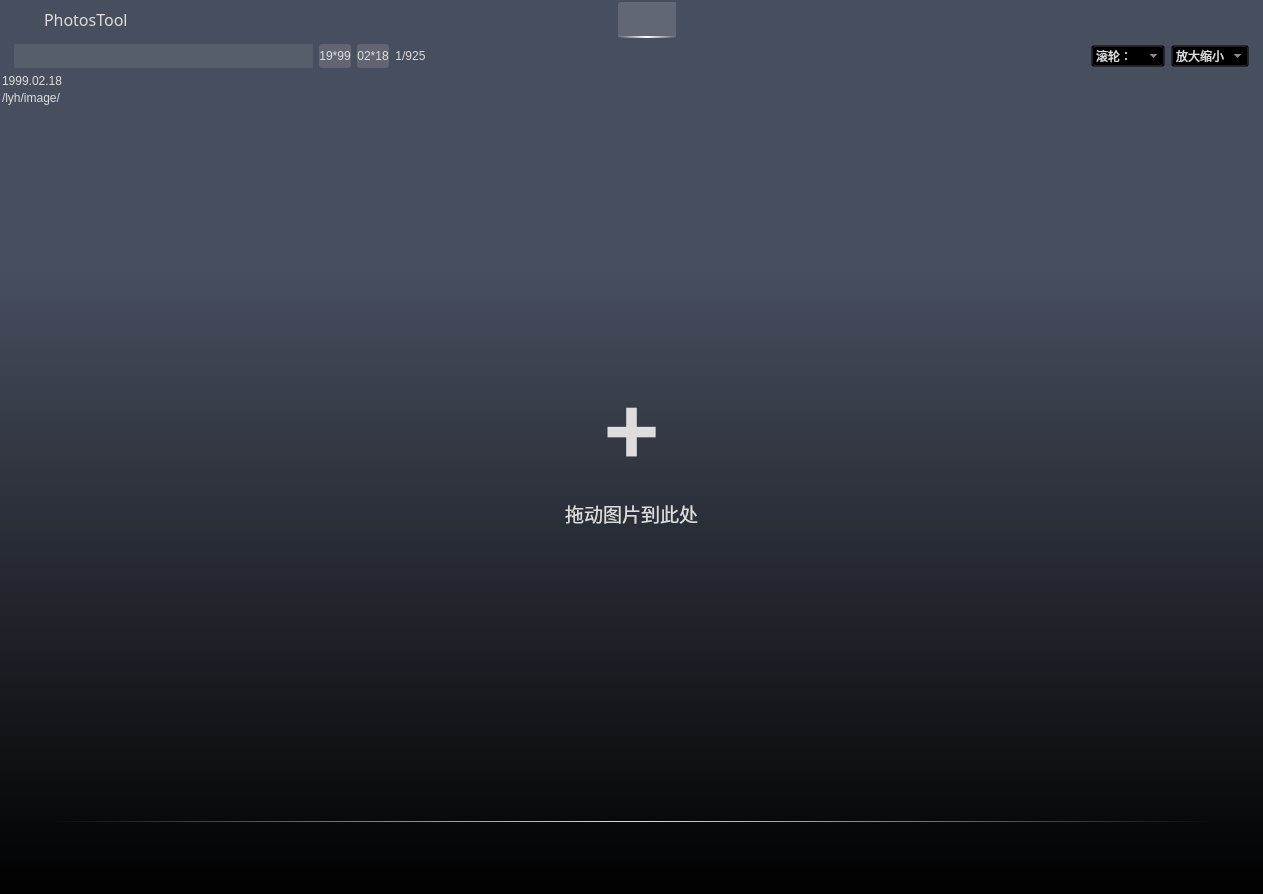
<?xml version="1.0" encoding="UTF-8"?>
<ui version="4.0">
 <class>PhotosTool</class>
 <widget class="QMainWindow" name="PhotosTool">
  <property name="windowModality">
   <enum>Qt::NonModal</enum>
  </property>
  <property name="geometry">
   <rect>
    <x>0</x>
    <y>0</y>
    <width>1263</width>
    <height>894</height>
   </rect>
  </property>
  <property name="mouseTracking">
   <bool>true</bool>
  </property>
  <property name="contextMenuPolicy">
   <enum>Qt::NoContextMenu</enum>
  </property>
  <property name="acceptDrops">
   <bool>true</bool>
  </property>
  <property name="windowTitle">
   <string>PhotosTool</string>
  </property>
  <property name="styleSheet">
   <string notr="true">#MainWindow{background-color:#ffffff;border-top-left-radius: 6px;border-top-right-radius: 6px;}
#centralwidget{background: qlineargradient(x1:1,y1:1,x2:1,y2:0,stop:0 #000000, stop:0.7 #474e5e);}
#widget_center{background: transparent;}
QWidget{color:#dddddd;}

QPushButton{border-radius: 3px;border:0px solid #474e5e;background-color:rgba(170,170,170,64);color:#DDDDDD;height:24;}
QPushButton:hover{background: qlineargradient(x1:1,y1:1,x2:1,y2:0,stop:0 #f4716e, stop:0.5 transparent);}
QPushButton:pressed{background: qlineargradient(x1:1,y1:1,x2:1,y2:0,stop:0 #42f875, stop:0.5 transparent);}
QPushButton::disabled{background-color:#7d7d7d;}

QLineEdit{background-color:transparent;}
QTextEdit{background-color:transparent;}

QComboBox{background-color:transparent;color:#dddddd;}
QComboBox QAbstractItemView{background-color:transparent;color:#dddddd;}

QHeaderView::section {background-color:transparent}
QTabBar::tab{background-color:rgb(100,100,100);}
QTabBar::tab::selected{background-color:rgb(66,66,66);}

QTreeView::branch:open:has-children:!has-siblings,
QTreeView::branch:open:has-children:has-siblings {image: url(./res/retract.png);}
QTreeView::branch:has-children:!has-siblings:closed,
QTreeView::branch:closed:has-children:has-siblings {image: url(./res/expand.png);}

QToolButton{border-radius: 3px;border:0px solid #474e5e;background-color:transparent;color:#DDDDDD;height:24;}
QToolButton:hover{background: qlineargradient(x1:1,y1:1,x2:1,y2:0,stop:0 #f4716e, stop:0.5 transparent);}
QToolButton:pressed{background: qlineargradient(x1:1,y1:1,x2:1,y2:0,stop:0 #42f875, stop:0.5 transparent);}
QToolButton::disabled{background-color:#7d7d7d;}</string>
  </property>
  <property name="toolButtonStyle">
   <enum>Qt::ToolButtonIconOnly</enum>
  </property>
  <widget class="QWidget" name="centralwidget">
   <property name="mouseTracking">
    <bool>true</bool>
   </property>
   <property name="acceptDrops">
    <bool>true</bool>
   </property>
   <layout class="QGridLayout" name="gridLayout">
    <property name="leftMargin">
     <number>2</number>
    </property>
    <property name="topMargin">
     <number>2</number>
    </property>
    <property name="rightMargin">
     <number>2</number>
    </property>
    <property name="bottomMargin">
     <number>2</number>
    </property>
    <property name="spacing">
     <number>0</number>
    </property>
    <item row="4" column="0">
     <widget class="QWidget" name="widget_image_list" native="true">
      <property name="sizePolicy">
       <sizepolicy hsizetype="Preferred" vsizetype="Maximum">
        <horstretch>0</horstretch>
        <verstretch>0</verstretch>
       </sizepolicy>
      </property>
      <property name="cursor">
       <cursorShape>ArrowCursor</cursorShape>
      </property>
      <layout class="QVBoxLayout" name="verticalLayout">
       <property name="spacing">
        <number>2</number>
       </property>
       <property name="leftMargin">
        <number>48</number>
       </property>
       <property name="topMargin">
        <number>9</number>
       </property>
       <property name="rightMargin">
        <number>48</number>
       </property>
       <property name="bottomMargin">
        <number>0</number>
       </property>
       <item>
        <widget class="QWidget" name="widget_image_list_show" native="true">
         <property name="minimumSize">
          <size>
           <width>0</width>
           <height>13</height>
          </size>
         </property>
         <property name="maximumSize">
          <size>
           <width>16777215</width>
           <height>13</height>
          </size>
         </property>
         <layout class="QGridLayout" name="gridLayout_2">
          <property name="leftMargin">
           <number>0</number>
          </property>
          <property name="topMargin">
           <number>0</number>
          </property>
          <property name="rightMargin">
           <number>0</number>
          </property>
          <property name="bottomMargin">
           <number>0</number>
          </property>
          <property name="spacing">
           <number>0</number>
          </property>
          <item row="1" column="0" colspan="4">
           <widget class="QLabel" name="label">
            <property name="sizePolicy">
             <sizepolicy hsizetype="Minimum" vsizetype="Preferred">
              <horstretch>0</horstretch>
              <verstretch>0</verstretch>
             </sizepolicy>
            </property>
            <property name="minimumSize">
             <size>
              <width>0</width>
              <height>1</height>
             </size>
            </property>
            <property name="maximumSize">
             <size>
              <width>16777215</width>
              <height>1</height>
             </size>
            </property>
            <property name="styleSheet">
             <string notr="true">background: qlineargradient(x1:0,y1:1,x2:1,y2:1,stop:0 transparent, stop:0.5 #dddddd,stop:1 transparent);</string>
            </property>
            <property name="text">
             <string/>
            </property>
           </widget>
          </item>
          <item row="0" column="1">
           <widget class="QLabel" name="label_2">
            <property name="minimumSize">
             <size>
              <width>48</width>
              <height>12</height>
             </size>
            </property>
            <property name="maximumSize">
             <size>
              <width>48</width>
              <height>12</height>
             </size>
            </property>
            <property name="styleSheet">
             <string notr="true">border-image:url(./res/down_img.png) 0 0 0  stretch stretch;background-color:transparent;</string>
            </property>
            <property name="text">
             <string/>
            </property>
            <property name="alignment">
             <set>Qt::AlignCenter</set>
            </property>
           </widget>
          </item>
          <item row="0" column="0">
           <spacer name="horizontalSpacer_2">
            <property name="orientation">
             <enum>Qt::Horizontal</enum>
            </property>
            <property name="sizeHint" stdset="0">
             <size>
              <width>40</width>
              <height>20</height>
             </size>
            </property>
           </spacer>
          </item>
          <item row="0" column="3">
           <spacer name="horizontalSpacer">
            <property name="orientation">
             <enum>Qt::Horizontal</enum>
            </property>
            <property name="sizeHint" stdset="0">
             <size>
              <width>40</width>
              <height>20</height>
             </size>
            </property>
           </spacer>
          </item>
         </layout>
        </widget>
       </item>
       <item>
        <widget class="QScrollArea" name="scrollArea_image_list">
         <property name="minimumSize">
          <size>
           <width>0</width>
           <height>68</height>
          </size>
         </property>
         <property name="maximumSize">
          <size>
           <width>16777215</width>
           <height>68</height>
          </size>
         </property>
         <property name="focusPolicy">
          <enum>Qt::ClickFocus</enum>
         </property>
         <property name="styleSheet">
          <string notr="true">QWidget{border-radius: 0px;background-color:transparent;}
QScrollBar:vertical{width:4;background:transparent;padding-top:0px;padding-bottom:0px;}
QScrollBar::handle:vertical{background: #575e6e;border-radius:2px;}
QScrollBar::handle:vertical:hover{background:#676e7e;border-radius:2px;}
QScrollBar::sub-line:vertical {background:transparent;height:0px}
QScrollBar::add-line:vertical {background:transparent;height:0px}
QScrollBar::add-page:vertical{background: transparent;border-bottom-left-radius: 2px;border-bottom-right-radius: 2px;}
QScrollBar::sub-page:vertical{background: transparent;border-top-left-radius: 2px;border-top-right-radius: 2px;}

QScrollBar:horizontal {height:4;background:transparent;padding-top:0px;padding-bottom:0px;}
QScrollBar::handle:horizontal {background: #575e6e;border-radius:2px;}
QScrollBar::handle:horizontal:hover{background: #676e7e;border-radius:2px;}
QScrollBar::sub-line:horizontal  {background:transparent;height:0px}
QScrollBar::add-line:horizontal  {background:transparent;height:0px}
QScrollBar::add-page:horizontal {background:transparent;border-bottom-left-radius: 2px;border-bottom-right-radius: 2px;}
QScrollBar::sub-page:horizontal {background:transparent;border-top-left-radius: 2px;border-top-right-radius: 2px;}</string>
         </property>
         <property name="widgetResizable">
          <bool>true</bool>
         </property>
         <property name="alignment">
          <set>Qt::AlignCenter</set>
         </property>
         <widget class="QWidget" name="scrollAreaWidgetContents">
          <property name="geometry">
           <rect>
            <x>0</x>
            <y>0</y>
            <width>1163</width>
            <height>68</height>
           </rect>
          </property>
         </widget>
        </widget>
       </item>
      </layout>
     </widget>
    </item>
    <item row="3" column="0">
     <widget class="QWidget" name="widget_center" native="true">
      <layout class="QGridLayout" name="gridLayout_3">
       <property name="leftMargin">
        <number>0</number>
       </property>
       <property name="topMargin">
        <number>0</number>
       </property>
       <property name="rightMargin">
        <number>0</number>
       </property>
       <property name="bottomMargin">
        <number>0</number>
       </property>
       <property name="spacing">
        <number>0</number>
       </property>
       <item row="0" column="0">
        <widget class="QLabel" name="label_main_image">
         <property name="minimumSize">
          <size>
           <width>100</width>
           <height>100</height>
          </size>
         </property>
         <property name="cursor">
          <cursorShape>ArrowCursor</cursorShape>
         </property>
         <property name="focusPolicy">
          <enum>Qt::ClickFocus</enum>
         </property>
         <property name="acceptDrops">
          <bool>true</bool>
         </property>
         <property name="text">
          <string>&lt;html&gt;&lt;head/&gt;&lt;body&gt;&lt;p align=&quot;center&quot;&gt;&lt;span style=&quot; font-size:72pt; font-weight:600;&quot;&gt;+&lt;/span&gt;&lt;/p&gt;&lt;p align=&quot;center&quot;&gt;&lt;span style=&quot; font-size:14pt;&quot;&gt;拖动图片到此处&lt;/span&gt;&lt;/p&gt;&lt;/body&gt;&lt;/html&gt;</string>
         </property>
         <property name="alignment">
          <set>Qt::AlignCenter</set>
         </property>
        </widget>
       </item>
      </layout>
     </widget>
    </item>
    <item row="1" column="0">
     <widget class="QWidget" name="widget_image_tools" native="true">
      <property name="minimumSize">
       <size>
        <width>0</width>
        <height>36</height>
       </size>
      </property>
      <property name="maximumSize">
       <size>
        <width>16777215</width>
        <height>36</height>
       </size>
      </property>
      <property name="cursor">
       <cursorShape>ArrowCursor</cursorShape>
      </property>
      <layout class="QHBoxLayout" name="horizontalLayout_4">
       <property name="spacing">
        <number>0</number>
       </property>
       <property name="leftMargin">
        <number>12</number>
       </property>
       <property name="topMargin">
        <number>0</number>
       </property>
       <property name="rightMargin">
        <number>12</number>
       </property>
       <property name="bottomMargin">
        <number>0</number>
       </property>
       <item>
        <widget class="QWidget" name="widget_image_info" native="true">
         <layout class="QHBoxLayout" name="horizontalLayout_5">
          <property name="leftMargin">
           <number>0</number>
          </property>
          <property name="topMargin">
           <number>0</number>
          </property>
          <property name="rightMargin">
           <number>0</number>
          </property>
          <property name="bottomMargin">
           <number>0</number>
          </property>
          <item>
           <widget class="QLineEdit" name="lineEdit_image_name">
            <property name="sizePolicy">
             <sizepolicy hsizetype="Preferred" vsizetype="Fixed">
              <horstretch>0</horstretch>
              <verstretch>0</verstretch>
             </sizepolicy>
            </property>
            <property name="minimumSize">
             <size>
              <width>0</width>
              <height>24</height>
             </size>
            </property>
            <property name="maximumSize">
             <size>
              <width>16777215</width>
              <height>24</height>
             </size>
            </property>
            <property name="focusPolicy">
             <enum>Qt::ClickFocus</enum>
            </property>
            <property name="toolTip">
             <string>文件名，修改可直接生效</string>
            </property>
            <property name="styleSheet">
             <string notr="true">background-color: rgba(232, 232, 232,24);border-radius: 0px;</string>
            </property>
           </widget>
          </item>
          <item>
           <widget class="QPushButton" name="pushButton_image_size">
            <property name="sizePolicy">
             <sizepolicy hsizetype="Maximum" vsizetype="Fixed">
              <horstretch>0</horstretch>
              <verstretch>0</verstretch>
             </sizepolicy>
            </property>
            <property name="focusPolicy">
             <enum>Qt::ClickFocus</enum>
            </property>
            <property name="toolTip">
             <string>图像大小</string>
            </property>
            <property name="text">
             <string>19*99</string>
            </property>
           </widget>
          </item>
          <item>
           <widget class="QPushButton" name="pushButton_image_pix">
            <property name="sizePolicy">
             <sizepolicy hsizetype="Maximum" vsizetype="Fixed">
              <horstretch>0</horstretch>
              <verstretch>0</verstretch>
             </sizepolicy>
            </property>
            <property name="focusPolicy">
             <enum>Qt::ClickFocus</enum>
            </property>
            <property name="toolTip">
             <string>图像尺寸</string>
            </property>
            <property name="text">
             <string>02*18</string>
            </property>
           </widget>
          </item>
          <item>
           <widget class="QLabel" name="label_image_number">
            <property name="sizePolicy">
             <sizepolicy hsizetype="Maximum" vsizetype="Preferred">
              <horstretch>0</horstretch>
              <verstretch>0</verstretch>
             </sizepolicy>
            </property>
            <property name="toolTip">
             <string>图像位置</string>
            </property>
            <property name="text">
             <string>1/925</string>
            </property>
            <property name="alignment">
             <set>Qt::AlignCenter</set>
            </property>
           </widget>
          </item>
         </layout>
        </widget>
       </item>
       <item>
        <widget class="QWidget" name="widget" native="true">
         <layout class="QHBoxLayout" name="horizontalLayout_6">
          <property name="leftMargin">
           <number>0</number>
          </property>
          <property name="topMargin">
           <number>0</number>
          </property>
          <property name="rightMargin">
           <number>0</number>
          </property>
          <property name="bottomMargin">
           <number>0</number>
          </property>
          <item>
           <widget class="QToolButton" name="toolButton_image_full">
            <property name="minimumSize">
             <size>
              <width>24</width>
              <height>24</height>
             </size>
            </property>
            <property name="maximumSize">
             <size>
              <width>24</width>
              <height>24</height>
             </size>
            </property>
            <property name="toolTip">
             <string>全屏显示</string>
            </property>
            <property name="styleSheet">
             <string notr="true">QToolButton{border-image:url(./res/image_full.png);background-color:transparent;}
QToolButton:hover{border-image:url(./res/image_full_hover.png);}
QToolButton:pressed{border-image:url(./res/image_full_pressed.png);}</string>
            </property>
            <property name="text">
             <string/>
            </property>
           </widget>
          </item>
          <item>
           <widget class="QToolButton" name="toolButton_image_max">
            <property name="minimumSize">
             <size>
              <width>24</width>
              <height>24</height>
             </size>
            </property>
            <property name="maximumSize">
             <size>
              <width>24</width>
              <height>24</height>
             </size>
            </property>
            <property name="toolTip">
             <string>适应大小</string>
            </property>
            <property name="styleSheet">
             <string notr="true">QToolButton{border-image:url(./res/image_max.png);background-color:transparent;}
QToolButton:hover{border-image:url(./res/image_max_hover.png);}
QToolButton:pressed{border-image:url(./res/image_max_pressed.png);}</string>
            </property>
            <property name="text">
             <string/>
            </property>
           </widget>
          </item>
          <item>
           <widget class="QToolButton" name="toolButton_image_bigger">
            <property name="minimumSize">
             <size>
              <width>24</width>
              <height>24</height>
             </size>
            </property>
            <property name="maximumSize">
             <size>
              <width>24</width>
              <height>24</height>
             </size>
            </property>
            <property name="toolTip">
             <string>放大</string>
            </property>
            <property name="styleSheet">
             <string notr="true">QToolButton{border-image:url(./res/image_bigger.png);background-color:transparent;}
QToolButton:hover{border-image:url(./res/image_bigger_hover.png);}
QToolButton:pressed{border-image:url(./res/image_bigger_pressed.png);}</string>
            </property>
            <property name="text">
             <string/>
            </property>
           </widget>
          </item>
          <item>
           <widget class="QToolButton" name="toolButton_image_small">
            <property name="minimumSize">
             <size>
              <width>24</width>
              <height>24</height>
             </size>
            </property>
            <property name="maximumSize">
             <size>
              <width>24</width>
              <height>24</height>
             </size>
            </property>
            <property name="toolTip">
             <string>缩小</string>
            </property>
            <property name="styleSheet">
             <string notr="true">QToolButton{border-image:url(./res/image_small.png);background-color:transparent;}
QToolButton:hover{border-image:url(./res/image_small_hover.png);}
QToolButton:pressed{border-image:url(./res/image_small_pressed.png);}</string>
            </property>
            <property name="text">
             <string/>
            </property>
           </widget>
          </item>
          <item>
           <widget class="QToolButton" name="toolButton_image_prev">
            <property name="minimumSize">
             <size>
              <width>24</width>
              <height>24</height>
             </size>
            </property>
            <property name="maximumSize">
             <size>
              <width>24</width>
              <height>24</height>
             </size>
            </property>
            <property name="toolTip">
             <string>上一张</string>
            </property>
            <property name="styleSheet">
             <string notr="true">QToolButton{border-image:url(./res/image_prev.png);background-color:transparent;}
QToolButton:hover{border-image:url(./res/image_prev_hover.png);}
QToolButton:pressed{border-image:url(./res/image_prev_pressed.png);}</string>
            </property>
            <property name="text">
             <string/>
            </property>
           </widget>
          </item>
          <item>
           <widget class="QToolButton" name="toolButton_image_next">
            <property name="minimumSize">
             <size>
              <width>24</width>
              <height>24</height>
             </size>
            </property>
            <property name="maximumSize">
             <size>
              <width>24</width>
              <height>24</height>
             </size>
            </property>
            <property name="toolTip">
             <string>下一张</string>
            </property>
            <property name="styleSheet">
             <string notr="true">QToolButton{border-image:url(./res/image_next.png);background-color:transparent;}
QToolButton:hover{border-image:url(./res/image_next_hover.png);}
QToolButton:pressed{border-image:url(./res/image_next_pressed.png);}</string>
            </property>
            <property name="text">
             <string/>
            </property>
           </widget>
          </item>
          <item>
           <widget class="QToolButton" name="toolButton_left_rotate">
            <property name="minimumSize">
             <size>
              <width>24</width>
              <height>24</height>
             </size>
            </property>
            <property name="maximumSize">
             <size>
              <width>24</width>
              <height>24</height>
             </size>
            </property>
            <property name="toolTip">
             <string>左旋转90°</string>
            </property>
            <property name="styleSheet">
             <string notr="true">QToolButton{border-image:url(./res/image_left_rotate.png);background-color:transparent;}
QToolButton:hover{border-image:url(./res/image_left_rotate_hover.png);}
QToolButton:pressed{border-image:url(./res/image_left_rotate_pressed.png);}</string>
            </property>
            <property name="text">
             <string/>
            </property>
           </widget>
          </item>
          <item>
           <widget class="QToolButton" name="toolButton_right_rotate">
            <property name="minimumSize">
             <size>
              <width>24</width>
              <height>24</height>
             </size>
            </property>
            <property name="maximumSize">
             <size>
              <width>24</width>
              <height>24</height>
             </size>
            </property>
            <property name="toolTip">
             <string>右旋转90°</string>
            </property>
            <property name="styleSheet">
             <string notr="true">QToolButton{border-image:url(./res/image_right_rotate.png);background-color:transparent;}
QToolButton:hover{border-image:url(./res/image_right_rotate_hover.png);}
QToolButton:pressed{border-image:url(./res/image_right_rotate_pressed.png);}</string>
            </property>
            <property name="text">
             <string/>
            </property>
           </widget>
          </item>
          <item>
           <widget class="QToolButton" name="toolButton_image_delete">
            <property name="minimumSize">
             <size>
              <width>24</width>
              <height>24</height>
             </size>
            </property>
            <property name="maximumSize">
             <size>
              <width>24</width>
              <height>24</height>
             </size>
            </property>
            <property name="toolTip">
             <string>删除</string>
            </property>
            <property name="styleSheet">
             <string notr="true">QToolButton{border-image:url(./res/image_delete.png);background-color:transparent;}
QToolButton:hover{border-image:url(./res/image_delete_hover.png);}
QToolButton:pressed{border-image:url(./res/image_delete_pressed.png);}</string>
            </property>
            <property name="text">
             <string/>
            </property>
           </widget>
          </item>
          <item>
           <widget class="QToolButton" name="toolButton_image_info">
            <property name="minimumSize">
             <size>
              <width>24</width>
              <height>24</height>
             </size>
            </property>
            <property name="maximumSize">
             <size>
              <width>24</width>
              <height>24</height>
             </size>
            </property>
            <property name="toolTip">
             <string>图像信息</string>
            </property>
            <property name="styleSheet">
             <string notr="true">QToolButton{border-image:url(./res/image_info.png);background-color:transparent;}
QToolButton:hover{border-image:url(./res/image_info_hover.png);}
QToolButton:pressed{border-image:url(./res/image_info_pressed.png);}</string>
            </property>
            <property name="text">
             <string/>
            </property>
           </widget>
          </item>
         </layout>
        </widget>
       </item>
       <item>
        <widget class="QWidget" name="widget_2" native="true">
         <property name="layoutDirection">
          <enum>Qt::LeftToRight</enum>
         </property>
         <layout class="QHBoxLayout" name="horizontalLayout_7">
          <property name="leftMargin">
           <number>0</number>
          </property>
          <property name="topMargin">
           <number>0</number>
          </property>
          <property name="rightMargin">
           <number>0</number>
          </property>
          <property name="bottomMargin">
           <number>0</number>
          </property>
          <item>
           <widget class="QLabel" name="label_multiple">
            <property name="font">
             <font>
              <pointsize>10</pointsize>
              <weight>75</weight>
              <bold>true</bold>
             </font>
            </property>
            <property name="toolTip">
             <string>图像比例</string>
            </property>
            <property name="text">
             <string/>
            </property>
           </widget>
          </item>
          <item>
           <spacer name="horizontalSpacer_5">
            <property name="orientation">
             <enum>Qt::Horizontal</enum>
            </property>
            <property name="sizeType">
             <enum>QSizePolicy::Minimum</enum>
            </property>
            <property name="sizeHint" stdset="0">
             <size>
              <width>40</width>
              <height>20</height>
             </size>
            </property>
           </spacer>
          </item>
          <item>
           <widget class="QComboBox" name="comboBox_key">
            <property name="sizePolicy">
             <sizepolicy hsizetype="Maximum" vsizetype="Fixed">
              <horstretch>0</horstretch>
              <verstretch>0</verstretch>
             </sizepolicy>
            </property>
            <property name="focusPolicy">
             <enum>Qt::ClickFocus</enum>
            </property>
            <item>
             <property name="text">
              <string notr="true">滚轮：</string>
             </property>
            </item>
            <item>
             <property name="text">
              <string>上下键：</string>
             </property>
            </item>
            <item>
             <property name="text">
              <string>左右键：</string>
             </property>
            </item>
           </widget>
          </item>
          <item>
           <widget class="QComboBox" name="comboBox_wheel_type">
            <property name="sizePolicy">
             <sizepolicy hsizetype="Maximum" vsizetype="Fixed">
              <horstretch>0</horstretch>
              <verstretch>0</verstretch>
             </sizepolicy>
            </property>
            <property name="focusPolicy">
             <enum>Qt::ClickFocus</enum>
            </property>
            <item>
             <property name="text">
              <string>放大缩小</string>
             </property>
            </item>
            <item>
             <property name="text">
              <string>切换图片</string>
             </property>
            </item>
            <item>
             <property name="text">
              <string>旋转图片</string>
             </property>
            </item>
           </widget>
          </item>
         </layout>
        </widget>
       </item>
      </layout>
     </widget>
    </item>
    <item row="0" column="0">
     <widget class="QWidget" name="widget_title" native="true">
      <property name="minimumSize">
       <size>
        <width>0</width>
        <height>36</height>
       </size>
      </property>
      <property name="maximumSize">
       <size>
        <width>16777215</width>
        <height>36</height>
       </size>
      </property>
      <property name="cursor">
       <cursorShape>ArrowCursor</cursorShape>
      </property>
      <layout class="QHBoxLayout" name="horizontalLayout">
       <property name="leftMargin">
        <number>12</number>
       </property>
       <property name="topMargin">
        <number>0</number>
       </property>
       <property name="rightMargin">
        <number>12</number>
       </property>
       <property name="bottomMargin">
        <number>0</number>
       </property>
       <item>
        <widget class="QLabel" name="label_3">
         <property name="minimumSize">
          <size>
           <width>24</width>
           <height>24</height>
          </size>
         </property>
         <property name="maximumSize">
          <size>
           <width>24</width>
           <height>24</height>
          </size>
         </property>
         <property name="styleSheet">
          <string notr="true">border-image:url(:/img/res/LOGO-AT-PhotosTool.ico) 0 0 0  stretch stretch;background-color:transparent;</string>
         </property>
         <property name="text">
          <string/>
         </property>
        </widget>
       </item>
       <item>
        <widget class="QLabel" name="label_titel">
         <property name="font">
          <font>
           <family>Adobe 楷体 Std R</family>
          </font>
         </property>
         <property name="text">
          <string>&lt;html&gt;&lt;head/&gt;&lt;body&gt;&lt;p&gt;&lt;span style=&quot; font-size:12pt;&quot;&gt;PhotosTool&lt;/span&gt;&lt;/p&gt;&lt;/body&gt;&lt;/html&gt;</string>
         </property>
        </widget>
       </item>
       <item>
        <spacer name="horizontalSpacer_4">
         <property name="orientation">
          <enum>Qt::Horizontal</enum>
         </property>
         <property name="sizeHint" stdset="0">
          <size>
           <width>40</width>
           <height>20</height>
          </size>
         </property>
        </spacer>
       </item>
       <item>
        <widget class="QWidget" name="widget_main_tools" native="true">
         <property name="styleSheet">
          <string notr="true">#widget_main_tools{border-bottom:2px solid qlineargradient(x1:0,y1:1,x2:1,y2:1,stop:0 transparent, stop:0.5 #ffffff,stop:1 transparent);
background-color:rgba(255,255,255,36);border-top-left-radius: 3px;}</string>
         </property>
         <layout class="QHBoxLayout" name="horizontalLayout_3">
          <property name="leftMargin">
           <number>2</number>
          </property>
          <property name="topMargin">
           <number>2</number>
          </property>
          <property name="rightMargin">
           <number>2</number>
          </property>
          <property name="bottomMargin">
           <number>2</number>
          </property>
          <item>
           <widget class="QToolButton" name="toolButton_open_dir">
            <property name="minimumSize">
             <size>
              <width>24</width>
              <height>24</height>
             </size>
            </property>
            <property name="maximumSize">
             <size>
              <width>24</width>
              <height>24</height>
             </size>
            </property>
            <property name="toolTip">
             <string>打开文件所在目录</string>
            </property>
            <property name="styleSheet">
             <string notr="true">QToolButton{border-image:url(./res/open_dir.png);background-color:transparent;}
QToolButton:hover{border-image:url(./res/open_dir_hover.png);}
QToolButton:pressed{border-image:url(./res/open_dir_pressed.png);}</string>
            </property>
            <property name="text">
             <string/>
            </property>
           </widget>
          </item>
          <item>
           <widget class="QToolButton" name="toolButton_save_as">
            <property name="minimumSize">
             <size>
              <width>24</width>
              <height>24</height>
             </size>
            </property>
            <property name="maximumSize">
             <size>
              <width>24</width>
              <height>24</height>
             </size>
            </property>
            <property name="toolTip">
             <string>另存为</string>
            </property>
            <property name="styleSheet">
             <string notr="true">QToolButton{border-image:url(./res/save_as.png);background-color:transparent;}
QToolButton:hover{border-image:url(./res/save_as_hover.png);}
QToolButton:pressed{border-image:url(./res/save_as_pressed.png);}</string>
            </property>
            <property name="text">
             <string/>
            </property>
           </widget>
          </item>
         </layout>
        </widget>
       </item>
       <item>
        <spacer name="horizontalSpacer_3">
         <property name="orientation">
          <enum>Qt::Horizontal</enum>
         </property>
         <property name="sizeHint" stdset="0">
          <size>
           <width>40</width>
           <height>20</height>
          </size>
         </property>
        </spacer>
       </item>
       <item>
        <widget class="QToolButton" name="toolButton_min">
         <property name="minimumSize">
          <size>
           <width>24</width>
           <height>24</height>
          </size>
         </property>
         <property name="maximumSize">
          <size>
           <width>24</width>
           <height>24</height>
          </size>
         </property>
         <property name="focusPolicy">
          <enum>Qt::ClickFocus</enum>
         </property>
         <property name="styleSheet">
          <string notr="true">QToolButton{border-image:url(./res/min.png);background-color:transparent;}
QToolButton:hover{border-image:url(./res/min_hover.png);}
QToolButton:pressed{border-image:url(./res/min_pressed.png);}</string>
         </property>
         <property name="text">
          <string/>
         </property>
        </widget>
       </item>
       <item>
        <widget class="QToolButton" name="toolButton_max">
         <property name="minimumSize">
          <size>
           <width>24</width>
           <height>24</height>
          </size>
         </property>
         <property name="maximumSize">
          <size>
           <width>24</width>
           <height>24</height>
          </size>
         </property>
         <property name="focusPolicy">
          <enum>Qt::ClickFocus</enum>
         </property>
         <property name="styleSheet">
          <string notr="true">QToolButton{border-image:url(./res/max.png);background-color:transparent;}
QToolButton:hover{border-image:url(./res/max_hover.png);}
QToolButton:pressed{border-image:url(./res/max_pressed.png);}</string>
         </property>
         <property name="text">
          <string/>
         </property>
        </widget>
       </item>
       <item>
        <widget class="QToolButton" name="toolButton_close">
         <property name="minimumSize">
          <size>
           <width>24</width>
           <height>24</height>
          </size>
         </property>
         <property name="maximumSize">
          <size>
           <width>24</width>
           <height>24</height>
          </size>
         </property>
         <property name="focusPolicy">
          <enum>Qt::ClickFocus</enum>
         </property>
         <property name="styleSheet">
          <string notr="true">QToolButton{border-image:url(./res/close.png);background-color:transparent;}
QToolButton:hover{border-image:url(./res/close_hover.png);}
QToolButton:pressed{border-image:url(./res/close_pressed.png);}</string>
         </property>
         <property name="text">
          <string/>
         </property>
        </widget>
       </item>
      </layout>
     </widget>
    </item>
    <item row="2" column="0">
     <widget class="QWidget" name="widget_image_all_info" native="true">
      <property name="sizePolicy">
       <sizepolicy hsizetype="Preferred" vsizetype="Maximum">
        <horstretch>0</horstretch>
        <verstretch>0</verstretch>
       </sizepolicy>
      </property>
      <layout class="QVBoxLayout" name="verticalLayout_2">
       <property name="spacing">
        <number>3</number>
       </property>
       <property name="leftMargin">
        <number>0</number>
       </property>
       <property name="topMargin">
        <number>0</number>
       </property>
       <property name="rightMargin">
        <number>0</number>
       </property>
       <property name="bottomMargin">
        <number>0</number>
       </property>
       <item>
        <widget class="QLabel" name="label_image_date">
         <property name="text">
          <string>1999.02.18</string>
         </property>
        </widget>
       </item>
       <item>
        <widget class="QLabel" name="label_image_all_path">
         <property name="text">
          <string>/lyh/image/</string>
         </property>
        </widget>
       </item>
      </layout>
     </widget>
    </item>
   </layout>
  </widget>
 </widget>
 <resources/>
 <connections/>
</ui>
